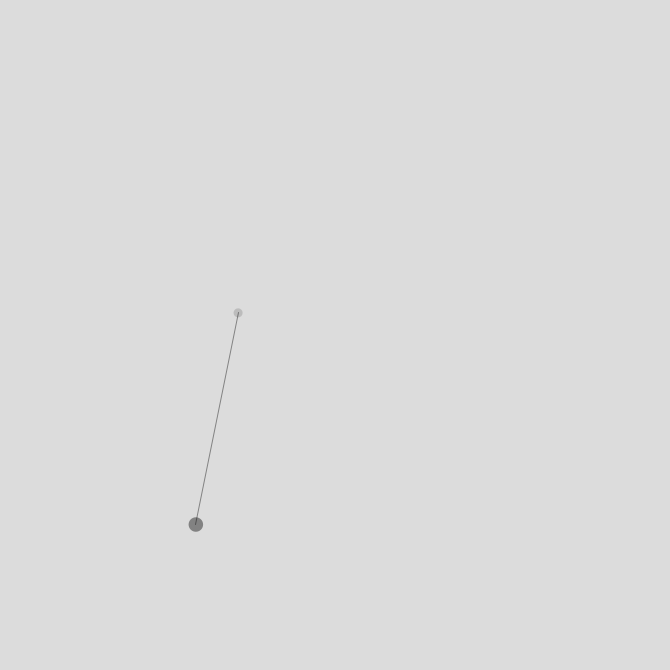
Frame 1 (no input)
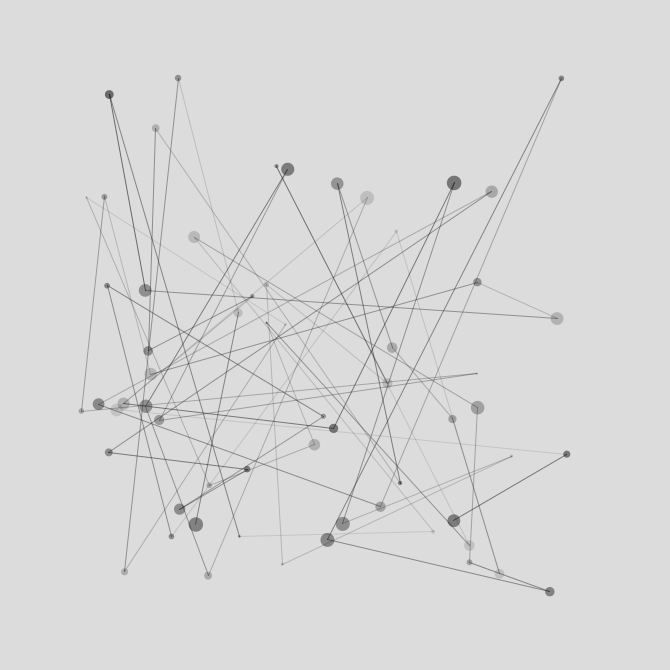
Frame 60 (the mouse pressed at the canvas centre just before this capture)
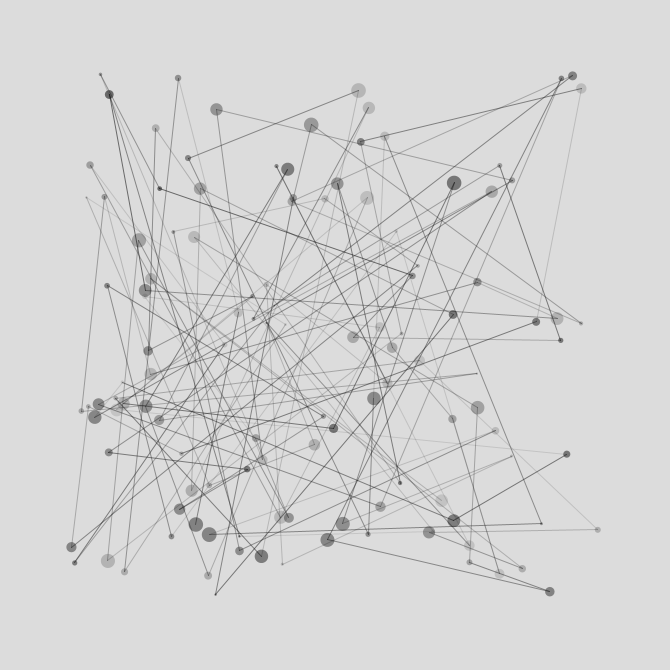
Frame 120 (the mouse held since frame 60 and released just before this capture)

The Processing sketch that drew these frames (run headless with seeded random() and noise(); from frame 60 on, the mouse is pressed at the canvas centre):

// Processing sketch: nithi_walldrawing118_4000points
// ── nithi_walldrawing118_4000points.pde
int i = 1;
float margin = 70;  //MARGIN
float x1;
float y1;
float di;
float alph = random(30,155);
float fiftyShadesOfGrey = random(0,50); //THE RANDOM SHADES OF GREY

void setup() {
 size(670,670);
 background(random(220,200));
 smooth();
 //DRAW THE FIRST POINT AT THE FIRST RANDOM POSITION
 di = random(5,15);
 x1 = random(margin,width-margin);
 y1 = random(margin,height-margin);
 fill(fiftyShadesOfGrey,fiftyShadesOfGrey,fiftyShadesOfGrey, alph);
 noStroke();
 ellipse(x1,y1,di,di);
}

void draw() {
  // CREATE OTHER POINTS & CONNECTING LINE
  if ( i < 4000 ) {
    // CREATE A NEW RANDOM POSITION
    float x2 = random(margin,width-margin);
    float y2 = random(margin,height-margin);    
    // DRAW THE LINE FROM AN OLD POSITION TO A NEW POSITION
    stroke(fiftyShadesOfGrey,fiftyShadesOfGrey,fiftyShadesOfGrey, alph);
    line (x1,y1,x2,y2); // DRAW
    
    // NOW X1 and Y1 REFER TO THE NEW POSITION
    x1 = x2;
    y1 = y2;

    // DRAW THE NEW POINT AT THE NEW POSITION
    di = random(2,15);
    fiftyShadesOfGrey = random(0,50);
    alph = random(30,140);
    fill(fiftyShadesOfGrey,fiftyShadesOfGrey,fiftyShadesOfGrey, alph);
    noStroke();
    ellipse(x1,y1,di,di); // DRAW   
    i++;     // NEXT
    
    
    
    if (i >= 4000 ){
     smooth();
     fiftyShadesOfGrey = random(50,100);
    alph = random(200,255);
     stroke(fiftyShadesOfGrey,fiftyShadesOfGrey,fiftyShadesOfGrey, alph);
     line (x1,y1,565,657);
     di = random(2,4);
     fill(fiftyShadesOfGrey,fiftyShadesOfGrey,fiftyShadesOfGrey, alph);
     noStroke();
     ellipse(565,657,di,di);
     
     
     fiftyShadesOfGrey = random(50,100);
    alph = random(200,255);
     stroke(fiftyShadesOfGrey,fiftyShadesOfGrey,fiftyShadesOfGrey, alph);
     line (565,657,579,636);
     di = random(2,4);
     fill(fiftyShadesOfGrey,fiftyShadesOfGrey,fiftyShadesOfGrey, alph);
     noStroke();
     ellipse(579,636,di,di);
     
     
     fiftyShadesOfGrey = random(50,100);
    alph = random(200,255);
     stroke(fiftyShadesOfGrey,fiftyShadesOfGrey,fiftyShadesOfGrey, alph);
     line (579,636,576,658);
     di = random(2,4);
     fill(fiftyShadesOfGrey,fiftyShadesOfGrey,fiftyShadesOfGrey, alph);
     noStroke();
     ellipse(576,658,di,di);
     
     
     fiftyShadesOfGrey = random(50,100);
    alph = random(200,255);
     stroke(fiftyShadesOfGrey,fiftyShadesOfGrey,fiftyShadesOfGrey, alph);
     line (576,658,590,638);
     di = random(2,4);
     fill(fiftyShadesOfGrey,fiftyShadesOfGrey,fiftyShadesOfGrey, alph);
     noStroke();
     ellipse(590,638,di,di);
     
     
     fiftyShadesOfGrey = random(50,100);
    alph = random(200,255);
     stroke(fiftyShadesOfGrey,fiftyShadesOfGrey,fiftyShadesOfGrey, alph);
     line (590,638,578,658);
     di = random(2,4);
     fill(fiftyShadesOfGrey,fiftyShadesOfGrey,fiftyShadesOfGrey, alph);
     noStroke();
     ellipse(578,658,di,di);
     
          fiftyShadesOfGrey = random(50,100);
    alph = random(200,255);
     stroke(fiftyShadesOfGrey,fiftyShadesOfGrey,fiftyShadesOfGrey, alph);
     line (578,658,582,658);
     di = random(2,4);
     fill(fiftyShadesOfGrey,fiftyShadesOfGrey,fiftyShadesOfGrey, alph);
     noStroke();
     ellipse(582,658,di,di);
     
               fiftyShadesOfGrey = random(50,100);
    alph = random(200,255);
     stroke(fiftyShadesOfGrey,fiftyShadesOfGrey,fiftyShadesOfGrey, alph);
     line (582,658,589,651);
     di = random(3,5);
     fill(fiftyShadesOfGrey,fiftyShadesOfGrey,fiftyShadesOfGrey, alph);
     noStroke();
     ellipse(592,647,di,di);
     
                    fiftyShadesOfGrey = random(50,100);
    alph = random(200,255);
     stroke(fiftyShadesOfGrey,fiftyShadesOfGrey,fiftyShadesOfGrey, alph);
     line (589,651,586,658);
     di = random(2,4);
     fill(fiftyShadesOfGrey,fiftyShadesOfGrey,fiftyShadesOfGrey, alph);
     noStroke();
     ellipse(586,658,di,di);
     
     
                         fiftyShadesOfGrey = random(50,100);
    alph = random(200,255);
     stroke(fiftyShadesOfGrey,fiftyShadesOfGrey,fiftyShadesOfGrey, alph);
     line (586,658,592,658);
     di = random(2,4);
     fill(fiftyShadesOfGrey,fiftyShadesOfGrey,fiftyShadesOfGrey, alph);
     noStroke();
     ellipse(592,658,di,di);
     
     
                              fiftyShadesOfGrey = random(50,100);
    alph = random(200,255);
     stroke(fiftyShadesOfGrey,fiftyShadesOfGrey,fiftyShadesOfGrey, alph);
     line (592,658,607,635);
     di = random(2,4);
     fill(fiftyShadesOfGrey,fiftyShadesOfGrey,fiftyShadesOfGrey, alph);
     noStroke();
     ellipse(607,635,di,di);
     
     
                                   fiftyShadesOfGrey = random(50,100);
    alph = random(200,255);
     stroke(fiftyShadesOfGrey,fiftyShadesOfGrey,fiftyShadesOfGrey, alph);
     line (592,658,607,635);
     di = random(2,4);
     fill(fiftyShadesOfGrey,fiftyShadesOfGrey,fiftyShadesOfGrey, alph);
     noStroke();
     ellipse(607,635,di,di);
     
                                        fiftyShadesOfGrey = random(50,100);
    alph = random(200,255);
     stroke(fiftyShadesOfGrey,fiftyShadesOfGrey,fiftyShadesOfGrey, alph);
     line (607,635,595,658);
     di = random(2,4);
     fill(fiftyShadesOfGrey,fiftyShadesOfGrey,fiftyShadesOfGrey, alph);
     noStroke();
     ellipse(695,658,di,di);
     
                                             fiftyShadesOfGrey = random(50,100);
    alph = random(200,255);
     stroke(fiftyShadesOfGrey,fiftyShadesOfGrey,fiftyShadesOfGrey, alph);
     line (595,658,600,658);
     di = random(2,4);
     fill(fiftyShadesOfGrey,fiftyShadesOfGrey,fiftyShadesOfGrey, alph);
     noStroke();
     ellipse(600,658,di,di);
     
                                                  fiftyShadesOfGrey = random(50,100);
    alph = random(200,255);
     stroke(fiftyShadesOfGrey,fiftyShadesOfGrey,fiftyShadesOfGrey, alph);
     line (600,658,613,635);
     di = random(2,4);
     fill(fiftyShadesOfGrey,fiftyShadesOfGrey,fiftyShadesOfGrey, alph);
     noStroke();
     ellipse(613,635,di,di);
     
     
                                                       fiftyShadesOfGrey = random(50,100);
    alph = random(200,255);
     stroke(fiftyShadesOfGrey,fiftyShadesOfGrey,fiftyShadesOfGrey, alph);
     line (613,635,601,658);
     di = random(2,4);
     fill(fiftyShadesOfGrey,fiftyShadesOfGrey,fiftyShadesOfGrey, alph);
     noStroke();
     ellipse(601,658,di,di);
     
     
                                                            fiftyShadesOfGrey = random(50,100);
    alph = random(200,255);
     stroke(fiftyShadesOfGrey,fiftyShadesOfGrey,fiftyShadesOfGrey, alph);
     line (601,658,608,649);
     di = random(2,4);
     fill(fiftyShadesOfGrey,fiftyShadesOfGrey,fiftyShadesOfGrey, alph);
     noStroke();
     ellipse(608,649,di,di);
     
          
                                                            fiftyShadesOfGrey = random(50,100);
    alph = random(200,255);
     stroke(fiftyShadesOfGrey,fiftyShadesOfGrey,fiftyShadesOfGrey, alph);
     line (601,658,608,649);
     di = random(2,4);
     fill(fiftyShadesOfGrey,fiftyShadesOfGrey,fiftyShadesOfGrey, alph);
     noStroke();
     ellipse(608,649,di,di);
          
                                                            fiftyShadesOfGrey = random(50,100);
    alph = random(200,255);
     stroke(fiftyShadesOfGrey,fiftyShadesOfGrey,fiftyShadesOfGrey, alph);
     line (608,649,612,652);
     di = random(2,4);
     fill(fiftyShadesOfGrey,fiftyShadesOfGrey,fiftyShadesOfGrey, alph);
     noStroke();
     ellipse(612,652,di,di);
     
               
                                                            fiftyShadesOfGrey = random(50,100);
    alph = random(200,255);
     stroke(fiftyShadesOfGrey,fiftyShadesOfGrey,fiftyShadesOfGrey, alph);
     line (612,652,607,658);
     di = random(2,4);
     fill(fiftyShadesOfGrey,fiftyShadesOfGrey,fiftyShadesOfGrey, alph);
     noStroke();
     ellipse(607,658,di,di);
                                                             fiftyShadesOfGrey = random(50,100);
    alph = random(200,255);;
     stroke(fiftyShadesOfGrey,fiftyShadesOfGrey,fiftyShadesOfGrey, alph);
     line (607,658,611,658);
     di = random(2,4);
     fill(fiftyShadesOfGrey,fiftyShadesOfGrey,fiftyShadesOfGrey, alph);
     noStroke();
     ellipse(611,658,di,di);
         
                                                               fiftyShadesOfGrey = random(50,100);
    alph = random(200,255);
     stroke(fiftyShadesOfGrey,fiftyShadesOfGrey,fiftyShadesOfGrey, alph);
     line (611,658,618,650);
     di = random(3,5);
     fill(fiftyShadesOfGrey,fiftyShadesOfGrey,fiftyShadesOfGrey, alph);
     noStroke();
     ellipse(620,647,di,di);
            
                                                               fiftyShadesOfGrey = random(50,100);
    alph = random(200,255);
     stroke(fiftyShadesOfGrey,fiftyShadesOfGrey,fiftyShadesOfGrey, alph);
     line (618,650,614,658);
     di = random(2,4);
     fill(fiftyShadesOfGrey,fiftyShadesOfGrey,fiftyShadesOfGrey, alph);
     noStroke();
     ellipse(614,658,di,di);
                 
                                                                  fiftyShadesOfGrey = random(50,100);
    alph = random(200,255);
     stroke(fiftyShadesOfGrey,fiftyShadesOfGrey,fiftyShadesOfGrey, alph);
     line (614,658,625,658);
     di = random(2,4);
     fill(fiftyShadesOfGrey,fiftyShadesOfGrey,fiftyShadesOfGrey, alph);
     noStroke();
     ellipse(625,658,di,di);  
     
                                                                       fiftyShadesOfGrey = random(50,100);
    alph = random(200,255);
     stroke(fiftyShadesOfGrey,fiftyShadesOfGrey,fiftyShadesOfGrey, alph);
     line (625,658,638,636);
     di = random(2,4);
     fill(fiftyShadesOfGrey,fiftyShadesOfGrey,fiftyShadesOfGrey, alph);
     noStroke();
     ellipse(638,636,di,di);  
     
                                                                            fiftyShadesOfGrey = random(50,100);
    alph = random(200,255);
     stroke(fiftyShadesOfGrey,fiftyShadesOfGrey,fiftyShadesOfGrey, alph);
     line (638,636,646,639);
     di = random(2,4);
     fill(fiftyShadesOfGrey,fiftyShadesOfGrey,fiftyShadesOfGrey, alph);
     noStroke();
     ellipse(646,639,di,di);  
     
     
                                                                                 fiftyShadesOfGrey = random(50,100);
    alph = random(200,255);
     stroke(fiftyShadesOfGrey,fiftyShadesOfGrey,fiftyShadesOfGrey, alph);
     line (646,639,648,643);
     di = random(2,4);
     fill(fiftyShadesOfGrey,fiftyShadesOfGrey,fiftyShadesOfGrey, alph);
     noStroke();
     ellipse(648,643,di,di);  
                                                                                  fiftyShadesOfGrey = random(50,100);
     alph = random(200,255);
     stroke(fiftyShadesOfGrey,fiftyShadesOfGrey,fiftyShadesOfGrey, alph);
     line (648,643,643,647);
     di = random(2,4);
     fill(fiftyShadesOfGrey,fiftyShadesOfGrey,fiftyShadesOfGrey, alph);
     noStroke();
     ellipse(643,647,di,di);      
     
                                                                                       fiftyShadesOfGrey = random(50,100);
    alph = random(200,255);
     stroke(fiftyShadesOfGrey,fiftyShadesOfGrey,fiftyShadesOfGrey, alph);
     line (643,647,634,647);
     di = random(2,4);
     fill(fiftyShadesOfGrey,fiftyShadesOfGrey,fiftyShadesOfGrey, alph);
     noStroke();
     ellipse(634,647,di,di);      
     
                                                                                            fiftyShadesOfGrey = random(50,100);
    alph = random(200,255);
     stroke(fiftyShadesOfGrey,fiftyShadesOfGrey,fiftyShadesOfGrey, alph);
     line (634,647,628,658);
     di = random(2,4);
     fill(fiftyShadesOfGrey,fiftyShadesOfGrey,fiftyShadesOfGrey, alph);
     noStroke();
     ellipse(628,658,di,di);      
     
                                                                                               fiftyShadesOfGrey = random(50,100);
    alph = random(200,255);
     stroke(fiftyShadesOfGrey,fiftyShadesOfGrey,fiftyShadesOfGrey, alph);
     line (628,658,669,658);
     di = random(4,5);
     fill(fiftyShadesOfGrey,fiftyShadesOfGrey,fiftyShadesOfGrey, alph);
     noStroke();
     ellipse(635,658,di,di);      
       
                                                                                                   fiftyShadesOfGrey = random(50,100);
    alph = random(200,255);
     stroke(fiftyShadesOfGrey,fiftyShadesOfGrey,fiftyShadesOfGrey, alph);
     line (594,641,618,641);
     di = random(2,3);
     fill(fiftyShadesOfGrey,fiftyShadesOfGrey,fiftyShadesOfGrey, alph);
     noStroke();
     ellipse(594,641,di,di);     
     ellipse(618,641,di,di);      
       
      
     
     }
 }

} 
